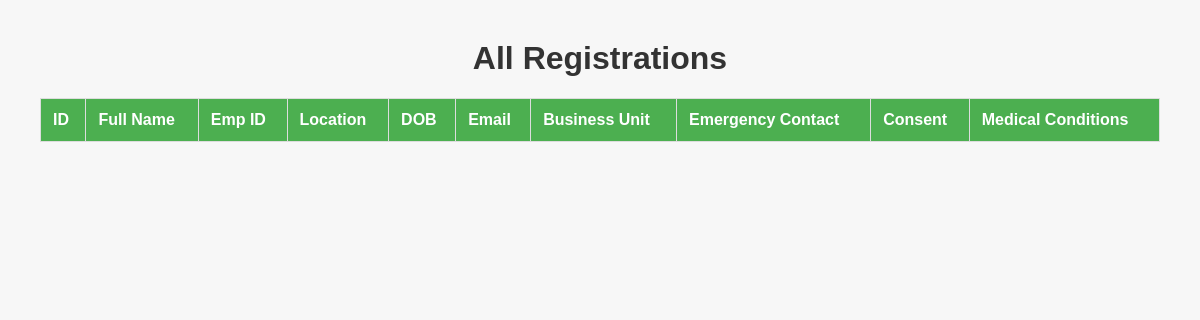
Before: /registrations with the older database file.
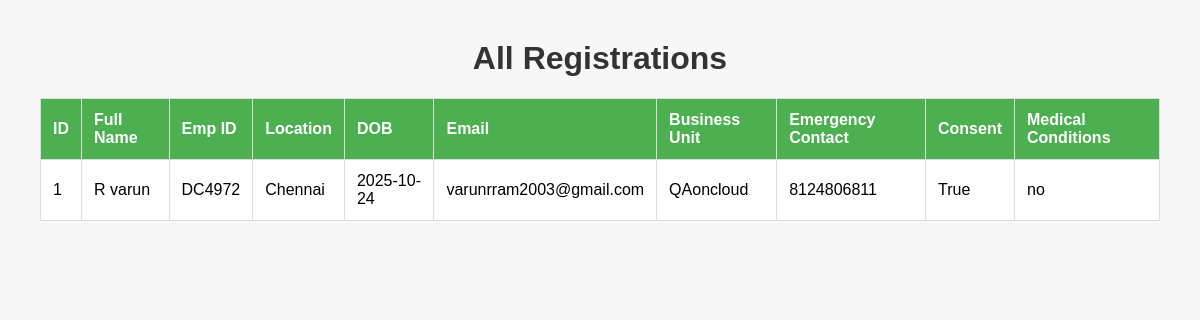
After: the same page with the newer database file.
### app.py (models this page shows)
class Registration(db.Model):
    id = db.Column(db.Integer, primary_key=True)
    full_name = db.Column(db.String(100), nullable=False)
    emp_id = db.Column(db.String(50), nullable=False, unique=True)
    location = db.Column(db.String(100))
    dob = db.Column(db.Date, nullable=False)
    email = db.Column(db.String(120), unique=True, nullable=False)
    business_unit = db.Column(db.String(100))
    emergency_contact = db.Column(db.String(20))
    consent = db.Column(db.Boolean, default=False)
    medical_conditions = db.Column(db.Text)

### app.py (the view)
@app.route('/registrations')
def show_registrations():
    registrations = Registration.query.all()
    return render_template('registrations.html', registrations=registrations)

### templates/registrations.html (shortened to what this page needs)
<!DOCTYPE html>
<html lang="en">
  <head>
  </head>
  <body>
    <h1>All Registrations</h1>
    <table>
      <thead>
        <tr>
          <th>ID</th>
          <th>Full Name</th>
          <th>Emp ID</th>
          <th>Location</th>
          <th>DOB</th>
          <th>Email</th>
          <th>Business Unit</th>
          <th>Emergency Contact</th>
          <th>Consent</th>
          <th>Medical Conditions</th>
        </tr>
      </thead>
      <tbody>
        {% for reg in registrations %}
        <tr>
          <td>{{ reg.id }}</td>
          <td>{{ reg.full_name }}</td>
          <td>{{ reg.emp_id }}</td>
          <td>{{ reg.location}}</td>
          <td>{{ reg.dob.strftime('%Y-%m-%d') }}</td>
          <td>{{ reg.email }}</td>
          <td>{{ reg.business_unit }}</td>
          <td>{{ reg.emergency_contact}}</td>
          <td>{{ reg.consent}}</td>
          <td>{{ reg.medical_conditions}}</td>
        </tr>
        {% endfor %}
      </tbody>
    </table>
  </body>
</html>

### templates/registrations.html (style rules this page uses)
body { font-family: Arial, sans-serif; margin: 40px; background-color: #f7f7f7; }
h1 { text-align: center; color: #333; }
table { width: 100%; border-collapse: collapse; margin-top: 20px; background-color: #fff; }
th, td { padding: 12px; border: 1px solid #ddd; text-align: left; }
th { background-color: #4caf50; color: white; }

Changed rows visible on the page:
added Registration: id "1", full_name "R varun", emp_id "DC4972", location "Chennai", dob "2025-10-24", email "varunrram2003@gmail.com", business_unit "QAoncloud", emergency_contact "8124806811", consent "True", medical_conditions "no"
